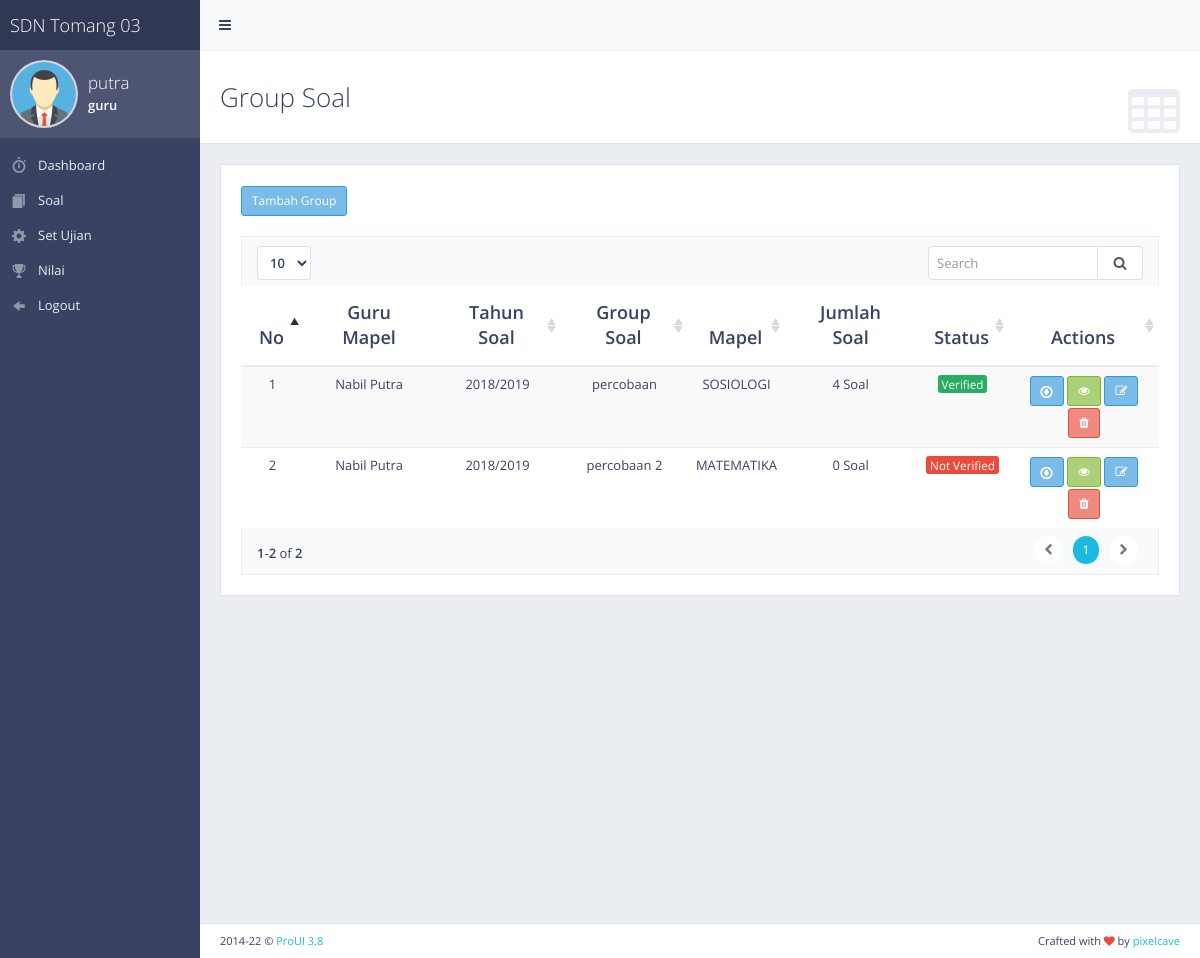
/index.php?soal (signed in), run on the app's committed database.
### tables this page shows
CREATE TABLE `groupsoal` (
  `idgroup` int(11) NOT NULL,
  `namagroup` varchar(50) NOT NULL,
  `idgurumapel` int(11) NOT NULL,
  `statusgrup` enum('N','Y') NOT NULL
);

CREATE TABLE `user` (
  `iduser` int(11) NOT NULL,
  `namauser` varchar(30) NOT NULL,
  `jk` enum('laki-laki','perempuan') NOT NULL,
  `tempatlahir` varchar(20) NOT NULL,
  `tgllahir` date NOT NULL,
  `status` enum('admin','siswa','guru') NOT NULL,
  `username` varchar(20) NOT NULL,
  `password` varchar(40) NOT NULL
);

CREATE TABLE `tahunajaran` (
  `idtahun` int(11) NOT NULL,
  `tahun` varchar(11) NOT NULL,
  `status` enum('Y','N') NOT NULL
);

CREATE TABLE `mapel` (
  `idmapel` int(11) NOT NULL,
  `kdmapel` varchar(20) NOT NULL,
  `mapel` varchar(40) NOT NULL
);

### soal/soal.php (the view, shortened to what this page needs)
<?php include ('koneksi.php');
?>
<div class="content-header">
    <div class="header-section">
        <h1>
            <i class="fa fa-table"></i>Group Soal
        </h1>
    </div>
</div>
<div class="block full">
    <?php if($_SESSION['status']=='guru'){?>
    <a class="btn btn-sm btn-info" data-placement="bottom" title="Tambah Soal" onclick="$('#modal-user-settings').modal('show');">Tambah Group</a>
    <?php } ?>
    <br>
    <br>
    <div class="table-responsive">
        <table id="example-datatable" class="table table-striped">
            <thead>
                <tr>
                    <th class="text-center">No</th>
                    <th class="text-center">Guru Mapel</th>
                    <th class="text-center">Tahun Soal</th>
                    <th class="text-center">Group Soal</th>
                    <th class="text-center">Mapel</th>
                    <th class="text-center">Jumlah Soal</th>
                    <th class="text-center">Status</th>
                    <th class="text-center">Actions</th>
                </tr>
            </thead>
            <tbody>
                <?php
                $tampil = mysqli_query($mysqli,
                "select gs.*, u.*, t.tahun, m.mapel, m.idmapel
                from groupsoal as gs
                inner join gurumapel as gm
                on gs.idgurumapel = gm.idgurumapel
                inner join mapel as m
                on gm.idmapel = m.idmapel
                inner join user as u
                on gm.iduser = u.iduser
                inner join tahunajaran as t
                on gm.idtahun = t.idtahun");
                $no = 1;
                while ($hasil = mysqli_fetch_array($tampil)) {
                    ?>
                    <tr>
                        <td class="text-center"><?php echo $no++; ?></td>
                        <td class="text-center"><?php echo $hasil['namauser'];?></td>
                        <td class="text-center"><?php echo $hasil['tahun']; ?></td>
                        <td class="text-center"><?php echo $hasil['namagroup'];?></td>
                        <td class="text-center"><?php echo $hasil['mapel'];?></td>
                        <td class="text-center">
                        <?php
                        $j = mysqli_query($mysqli, "select * from soal where idgroup = '$hasil[idgroup]'");
                        $jumlah = mysqli_num_rows($j);
                        echo $jumlah;
                        ?> Soal
                        </td>
                        <td class="text-center">
                        <?php if($hasil['statusgrup']=="Y"){ ?>
                            <span class="label label-success">Verified</span>
                        <?php }else{ ?>
                            <span class="label label-danger">Not Verified</span>
                        <?php }?>
                        </td>
                        <td class="text-center">
                            <a href="detailsoal/eksportword.php?idgroup=<?php echo $hasil['idgroup']; ?>" title="Download Soal" class="btn btn-sm btn-info">
                            <i class="gi gi-download"></i></a>
                            <a href="index.php?detailsoal&idgroup=<?php echo $hasil['idgroup']; ?>" title="Detail" class="btn btn-sm btn-success">
                            <i class="fa fa-eye"></i></a>
                           <?php
                            if($hasil['iduser']==$_SESSION['iduser']){
                        ?>
                            <a class="btn btn-sm btn-info" data-placement="bottom" title="Edit" onclick="$('#modal-user-settings<?php echo $hasil['idgroup']; ?>').modal('show');"><i class="fa fa-edit"></i></a>
                            <a onclick="return confirm('Penghapusan group soal akan menghapus semua soal yang telah diinput di dalamanya, apakah anda yakin ingin menghapus group soal ? ');" href="soal/proseshapusgrupsoal.php?idgroup=<?php echo $hasil['idgroup']; ?>" title="Delete" class="btn btn-sm btn-danger"><i class="fa fa-trash"></i></a
                            <?php }elseif($_SESSION['status']=='admin'){ ?>
                                <a class="btn btn-sm btn-info" data-placement="bottom" title="Edit" onclick="$('#modal-user-settings<?php echo $hasil['idgroup']; ?>').modal('show');"><i class="fa fa-edit"></i></a>
                            <a class="btn btn-sm btn-danger" disabled><i class="fa fa-trash"></i></a
                            <?php }else{ ?>
                                <a class="btn btn-sm btn-info" disabled><i class="fa fa-edit"></i></a>
                            <a class="btn btn-sm btn-danger" disabled><i class="fa fa-trash"></i></a
                            <?php } ?>
                        </td>
                    </tr>
                <?php } ?>
            </tbody>
        </table>
    </div>
</div>

### data on the page
groupsoal: user.namauser "Nabil Putra", tahunajaran.tahun "2018/2019", namagroup "percobaan", mapel.mapel "SOSIOLOGI", jumlah "4", statusgrup "Verified"
groupsoal: user.namauser "Nabil Putra", tahunajaran.tahun "2018/2019", namagroup "percobaan 2", mapel.mapel "MATEMATIKA", jumlah "0", statusgrup "Not Verified"

### other printed values
$_SESSION['username'] "putra"
$_SESSION['status'] "guru"
